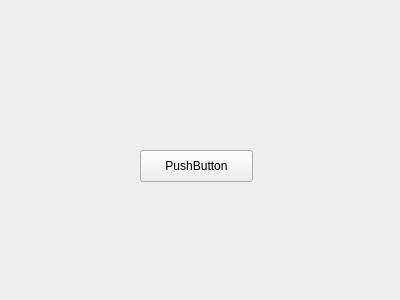
<?xml version="1.0" encoding="UTF-8"?>
<ui version="4.0">
 <class>Widget</class>
 <widget class="QWidget" name="Widget">
  <property name="geometry">
   <rect>
    <x>0</x>
    <y>0</y>
    <width>400</width>
    <height>300</height>
   </rect>
  </property>
  <property name="windowTitle">
   <string>Widget</string>
  </property>
  <widget class="QPushButton" name="pushButton">
   <property name="geometry">
    <rect>
     <x>140</x>
     <y>150</y>
     <width>113</width>
     <height>32</height>
    </rect>
   </property>
   <property name="text">
    <string>PushButton</string>
   </property>
  </widget>
 </widget>
 <layoutdefault spacing="6" margin="11"/>
 <resources/>
 <connections/>
</ui>
